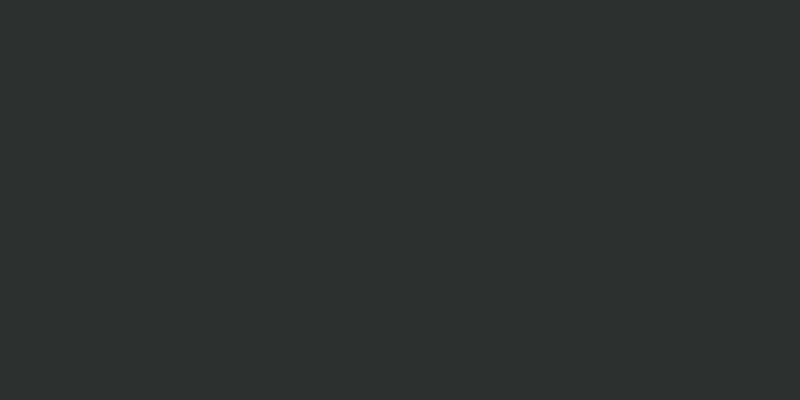
Frame 1 (no input)
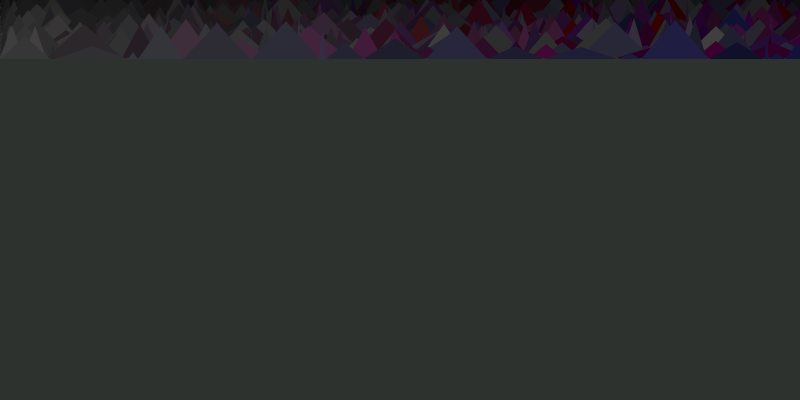
Frame 60 (the mouse pressed at the canvas centre just before this capture)
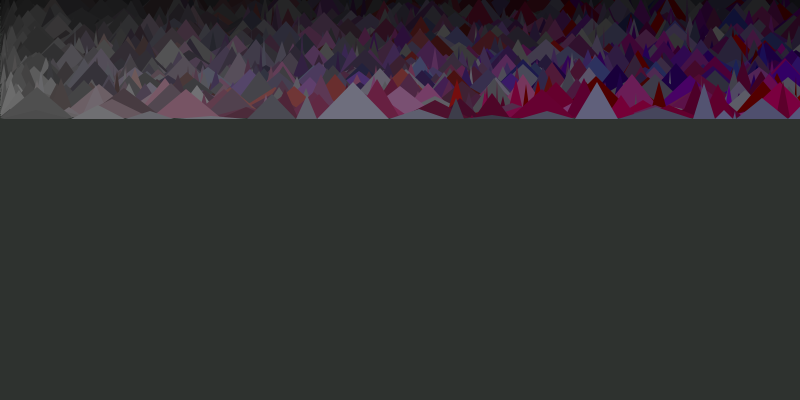
Frame 120 (the mouse held since frame 60 and released just before this capture)

The Processing sketch that drew these frames (run headless with seeded random() and noise(); from frame 60 on, the mouse is pressed at the canvas centre):

// Processing sketch: processing_145407
// ── processing_145407.pde


int i=0;
int j=0;
int horizonte;
float minimo = 10;
int anchoLin;
int anchoMon;
int altoMon;
int monColor;
int variaColor;
float ramp;
void setup() {
  size(800, 400);
  colorMode(HSB);
  background(100, 20, 50);

  horizonte=0;
  monColor = int(random(255));
}


void draw() {
  
  while (horizonte>height);
   {
   i=0;
   ramp=random(.5);
   variaColor=int(random(255));
   while (i < width) {
   noStroke();
   fill(monColor+variaColor*ramp, int(i*ramp), int(map(horizonte, 0, height, 10, random(200, 400))));
   
   anchoMon=int(random(minimo, width)/10);
   altoMon=int(random(minimo, height)/10);
   triangle(i, horizonte, i+anchoMon, horizonte, i+anchoMon-anchoMon/2, horizonte-altoMon);
   i=i+anchoMon;
   }
   variaColor++;
   horizonte ++;
   }
   if (horizonte>height){
  horizonte=0;
  monColor = int(random(255));
 /* 
 for (int k = 0; k < 3; k = k+1) {
  fill(monColor+variaColor*ramp, k, int(map(horizonte, 0, height, 10, random(200, 400))));
  
 // noFill();
j=0;
  beginShape();
  vertex(j+int(anchoLin*random(-1, 1)), int(random(0, height/2)));
  while (j<width)
  {
    anchoLin=int(random(minimo, width)/10);
    j=j+anchoLin;
    vertex(j+int(anchoLin*random(-1, 1)), int(random(height*0.4, height*0.6)));
    //curveVertex(j+anchoLin, int(random(0, height)));
    //curveVertex(j, int(random(0, height)));
  }
  vertex(j+int(anchoLin*random(-1, 1)), int(random(height*0.3, height*0.6)));
  endShape();
 }
*/
}
}
